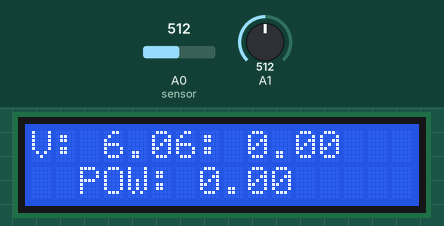
Bench run of a sketch on a simulated Arduino Uno, built with avr-gcc and run on an emulated ATmega328P. Parts: 16×2 character LCD. The inputs (shaded band) are chosen by the test bench; at power-on: A1 = 512, A0 (sensor) = 512. What the sketch prints to the serial monitor is not drawn.

Above: at 1.2 s.
1.3 s: A1 set to 716
At 3.2 s:
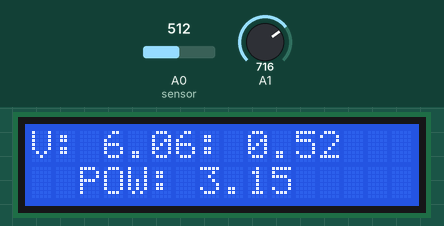
3.5 s: A0 (sensor) set to 140
At 5.8 s:
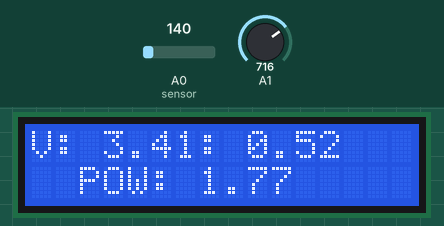
6.5 s: A0 (sensor) set to 122
At 8.3 s:
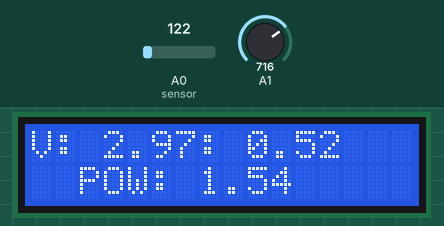
9.4 s: A1 set to 511
At 11.9 s:
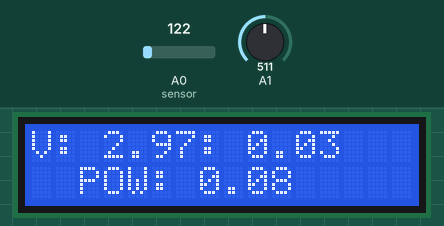
12.4 s: A0 (sensor) set to 160
At 14.3 s:
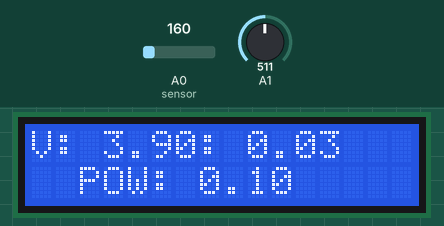
15.4 s: A1 set to 306
At 18.0 s:
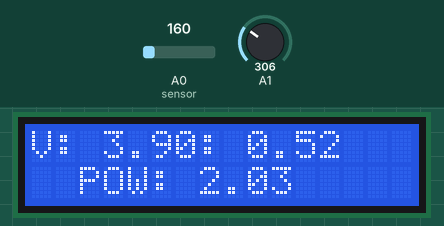
Timing chart, 0 to 19.4 s (numbered marks = the images above; inputs shaded):
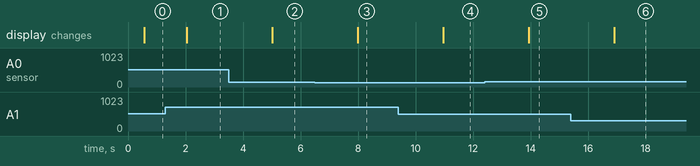

Measured:
- after the input at 1.3 s, the display: changes after 0.75 s (image 1)
- after the input at 3.5 s, the display: changes after 1.5 s (image 2)
- after the input at 6.5 s, the display: changes after 1.5 s (image 3)
- after the input at 9.4 s, the display: changes after 1.6 s (image 4)
- after the input at 12.4 s, the display: changes after 1.5 s (image 5)
- after the input at 15.4 s, the display: changes after 1.5 s (image 6)

The sketch:

arduino_code.ino
```cpp
#include <Wire.h>
#include <LiquidCrystal_I2C.h>

LiquidCrystal_I2C lcd(0x27, 16, 2); // Set the LCD address to 0x27 for a 16 chars and 2 line display

void setup() {
  Serial.begin(9600); // Initialize serial communication
  lcd.init();        // Initialize the LCD
  lcd.backlight();   // Turn on the backlight (if available)
  lcd.setCursor(0, 0);
  lcd.print("V:");
  lcd.setCursor(6, 0);
  lcd.print("I:");
  lcd.setCursor(2, 1);
  lcd.print("POW:");
}

void loop() {
  int sensorValueV = analogRead(A0); // Read voltage sensor value
  double voltage = map(sensorValueV, 0, 1024, 0, 2500);
  voltage /= 100;

  float current, Samples = 0.0, A = 0.0, Value = 0.0;

  for (int x = 0; x < 150; x++) {
    current = analogRead(A1);
    Samples = Samples + current;
    delay(3);
  }

  A = Samples / 150.0;
  Value = abs((2.5 - (A * (5.0 / 1024.0))) / 0.185);
   if (voltage > 6.06) {
    voltage = 6.06;
  }

  if (abs(Value) > 0.52) {
    Value = 0.52;
  }
  float power = Value * voltage;

  Serial.print("current:");
  Serial.println(abs(Value));
  Serial.print("voltage:");
  Serial.println(voltage);
  Serial.print("POWER:");
  Serial.println(power);

  Serial.print(voltage);
  Serial.print(',');
  Serial.print(Value);
  Serial.print(',');
  Serial.println(power);

  lcd.setCursor(3, 0);
  lcd.print(voltage);

  lcd.setCursor(9, 0);
  lcd.print(Value);

  lcd.setCursor(7, 1);
  lcd.print(power);

  delay(1000);
}
```
